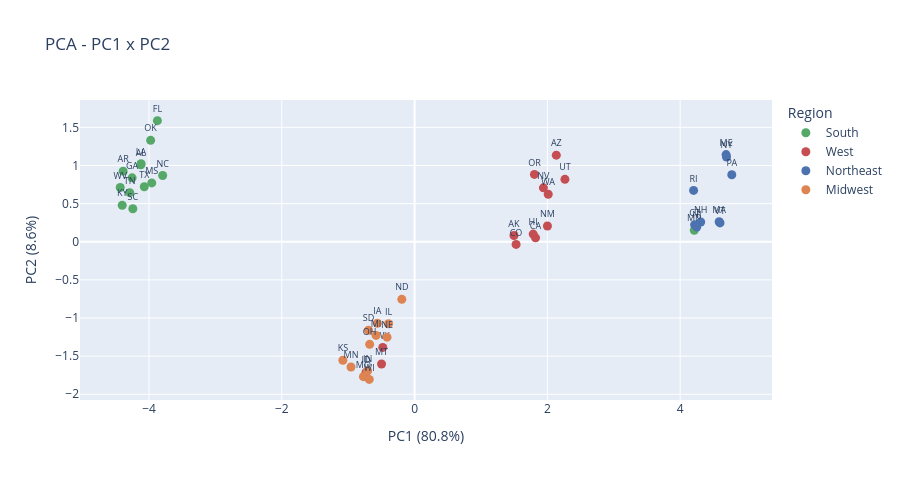

The cell this chart's notebook holds for it:
### Code cell
df_pca = df_state[["LocationDesc", "LocationAbbr", "Region", "Division"]].copy()
df_pca["PC1"] = X_pca[:, 0]
df_pca["PC2"] = X_pca[:, 1]
for col in ["Obesity", "NoActivity", "mediana_dochodu_gosp_dom"]:
    df_pca[col] = df_state[col].values

hover = {
    "LocationDesc": True,
    "Obesity": ":.1f",
    "NoActivity": ":.1f",
    "mediana_dochodu_gosp_dom": ":,.0f",
}

fig1 = px.scatter(
    df_pca,
    x="PC1",
    y="PC2",
    text="LocationAbbr",
    color="Region",
    color_discrete_map=PALETTE,
    hover_data=hover,
    labels={
        "PC1": f"PC1 ({explained[0]*100:.1f}%)",
        "PC2": f"PC2 ({explained[1]*100:.1f}%)",
    },
    title="PCA - PC1 x PC2",
)
fig1.update_traces(textposition="top center", textfont_size=9, marker_size=9)
fig1.update_layout(height=480)
fig1.show()

### Figure 1 — Plotly figure (JSON) as saved in the notebook; plotly's stock layout.template omitted (floating-point values rounded to 4 significant figures)
{"data": [{"customdata": [["Alabama", 31.32, 26.59, 41070.0], ["Arkansas", 31.93, 27.7, 39860.0], ["Florida", 31.54, 27.35, 41070.0], ["Georgia", 31.88, 27.81, 37140.0], ["Kentucky", 30.8, 27.77, 40630.0], ["Louisiana", 31.38, 28.02, 40540.0], ["Maryland", 19.78, 14.89, 68730.0], ["Mississippi", 30.92, 27.38, 41470.0], ["North Carolina", 30.73, 27.98, 39410.0], ["Oklahoma", 30.68, 27.56, 40980.0], ["South Carolina", 30.89, 28.3, 39730.0], ["Tennessee", 30.59, 28.51, 40390.0], ["Texas", 30.81, 27.48, 39500.0], ["West Virginia", 31.38, 28.63, 40730.0]], "hovertemplate": "Region=South<br>PC1 (80.8%)=%{x}<br>PC2 (8.6%)=%{y}<br>LocationAbbr=%{text}<br>LocationDesc=%{customdata[0]}<br>Obesity=%{customdata[1]:.1f}<br>NoActivity=%{customdata[2]:.1f}<br>mediana_dochodu_gosp_dom=%{customdata[3]:,.0f}<extra></extra>", "legendgroup": "South", "marker": {"color": "#55A868", "size": 9, "symbol": "circle"}, "mode": "markers+text", "name": "South", "orientation": "v", "showlegend": true, "text": ["AL", "AR", "FL", "GA", "KY", "LA", "MD", "MS", "NC", "OK", "SC", "TN", "TX", "WV"], "textfont": {"size": 9}, "textposition": "top center", "type": "scatter", "x": [-4.123, -4.389, -3.873, -4.255, -4.403, -4.119, 4.213, -3.958, -3.794, -3.975, -4.243, -4.29, -4.071, -4.433], "xaxis": "x", "y": [1.009, 0.9255, 1.588, 0.8375, 0.4787, 1.023, 0.1502, 0.771, 0.869, 1.33, 0.4321, 0.6431, 0.7203, 0.7106], "yaxis": "y"}, {"customdata": [["Alaska", 20.02, 17.56, 62730.0], ["Arizona", 19.77, 16.51, 61040.0], ["California", 20.78, 16.37, 62180.0], ["Colorado", 21.17, 16.19, 60970.0], ["Hawaii", 21.31, 15.77, 62970.0], ["Idaho", 26.23, 21.15, 54330.0], ["Montana", 25.26, 21.67, 55920.0], ["Nevada", 21.09, 16.75, 63730.0], ["New Mexico", 20.71, 16.11, 66790.0], ["Oregon", 21.46, 18.61, 60980.0], ["Utah", 20.46, 16.76, 64000.0], ["Washington", 20.47, 17.92, 64700.0], ["Wyoming", 25.61, 21.52, 54190.0]], "hovertemplate": "Region=West<br>PC1 (80.8%)=%{x}<br>PC2 (8.6%)=%{y}<br>LocationAbbr=%{text}<br>LocationDesc=%{customdata[0]}<br>Obesity=%{customdata[1]:.1f}<br>NoActivity=%{customdata[2]:.1f}<br>mediana_dochodu_gosp_dom=%{customdata[3]:,.0f}<extra></extra>", "legendgroup": "West", "marker": {"color": "#C44E52", "size": 9, "symbol": "circle"}, "mode": "markers+text", "name": "West", "orientation": "v", "showlegend": true, "text": ["AK", "AZ", "CA", "CO", "HI", "ID", "MT", "NV", "NM", "OR", "UT", "WA", "WY"], "textfont": {"size": 9}, "textposition": "top center", "type": "scatter", "x": [1.497, 2.135, 1.822, 1.529, 1.786, -0.7303, -0.4975, 1.94, 2.001, 1.805, 2.265, 2.013, -0.4791], "xaxis": "x", "y": [0.08145, 1.135, 0.05123, -0.03537, 0.09996, -1.71, -1.603, 0.707, 0.2063, 0.8825, 0.8186, 0.6223, -1.386], "yaxis": "y"}, {"customdata": [["Connecticut", 18.83, 15.47, 70640.0], ["Maine", 19.79, 15.01, 70870.0], ["Massachusetts", 18.03, 12.81, 68820.0], ["New Hampshire", 18.85, 14.57, 69140.0], ["New Jersey", 18.69, 14.85, 69110.0], ["New York", 19.22, 15.43, 72430.0], ["Pennsylvania", 20.27, 13.4, 70910.0], ["Rhode Island", 18.63, 16.31, 68080.0], ["Vermont", 19.25, 12.94, 69830.0]], "hovertemplate": "Region=Northeast<br>PC1 (80.8%)=%{x}<br>PC2 (8.6%)=%{y}<br>LocationAbbr=%{text}<br>LocationDesc=%{customdata[0]}<br>Obesity=%{customdata[1]:.1f}<br>NoActivity=%{customdata[2]:.1f}<br>mediana_dochodu_gosp_dom=%{customdata[3]:,.0f}<extra></extra>", "legendgroup": "Northeast", "marker": {"color": "#4C72B0", "size": 9, "symbol": "circle"}, "mode": "markers+text", "name": "Northeast", "orientation": "v", "showlegend": true, "text": ["CT", "ME", "MA", "NH", "NJ", "NY", "PA", "RI", "VT"], "textfont": {"size": 9}, "textposition": "top center", "type": "scatter", "x": [4.218, 4.692, 4.588, 4.309, 4.25, 4.699, 4.777, 4.202, 4.6], "xaxis": "x", "y": [0.2228, 1.142, 0.2622, 0.2587, 0.1939, 1.111, 0.8786, 0.6729, 0.2471], "yaxis": "y"}, {"customdata": [["Illinois", 26.81, 21.94, 53160.0], ["Indiana", 26.35, 20.22, 54230.0], ["Iowa", 26.14, 21.31, 53640.0], ["Kansas", 26.58, 21.97, 52660.0], ["Michigan", 26.54, 21.88, 55290.0], ["Minnesota", 26.28, 22.74, 54660.0], ["Missouri", 26.48, 20.85, 57130.0], ["Nebraska", 26.13, 20.61, 57050.0], ["North Dakota", 25.88, 21.68, 58650.0], ["Ohio", 25.94, 21.72, 55540.0], ["South Dakota", 26.54, 21.25, 53720.0], ["Wisconsin", 26.4, 21.39, 54800.0]], "hovertemplate": "Region=Midwest<br>PC1 (80.8%)=%{x}<br>PC2 (8.6%)=%{y}<br>LocationAbbr=%{text}<br>LocationDesc=%{customdata[0]}<br>Obesity=%{customdata[1]:.1f}<br>NoActivity=%{customdata[2]:.1f}<br>mediana_dochodu_gosp_dom=%{customdata[3]:,.0f}<extra></extra>", "legendgroup": "Midwest", "marker": {"color": "#DD8452", "size": 9, "symbol": "circle"}, "mode": "markers+text", "name": "Midwest", "orientation": "v", "showlegend": true, "text": ["IL", "IN", "IA", "KS", "MI", "MN", "MO", "NE", "ND", "OH", "SD", "WI"], "textfont": {"size": 9}, "textposition": "top center", "type": "scatter", "x": [-0.3925, -0.7066, -0.5609, -1.08, -0.58, -0.9575, -0.7707, -0.4145, -0.1922, -0.6765, -0.6943, -0.6825], "xaxis": "x", "y": [-1.076, -1.692, -1.068, -1.554, -1.228, -1.642, -1.769, -1.251, -0.7552, -1.346, -1.161, -1.805], "yaxis": "y"}], "layout": {"height": 480, "legend": {"title": {"text": "Region"}, "tracegroupgap": 0}, "title": {"text": "PCA - PC1 x PC2"}, "xaxis": {"anchor": "y", "domain": [0, 1], "title": {"text": "PC1 (80.8%)"}}, "yaxis": {"anchor": "x", "domain": [0, 1], "title": {"text": "PC2 (8.6%)"}}}}
